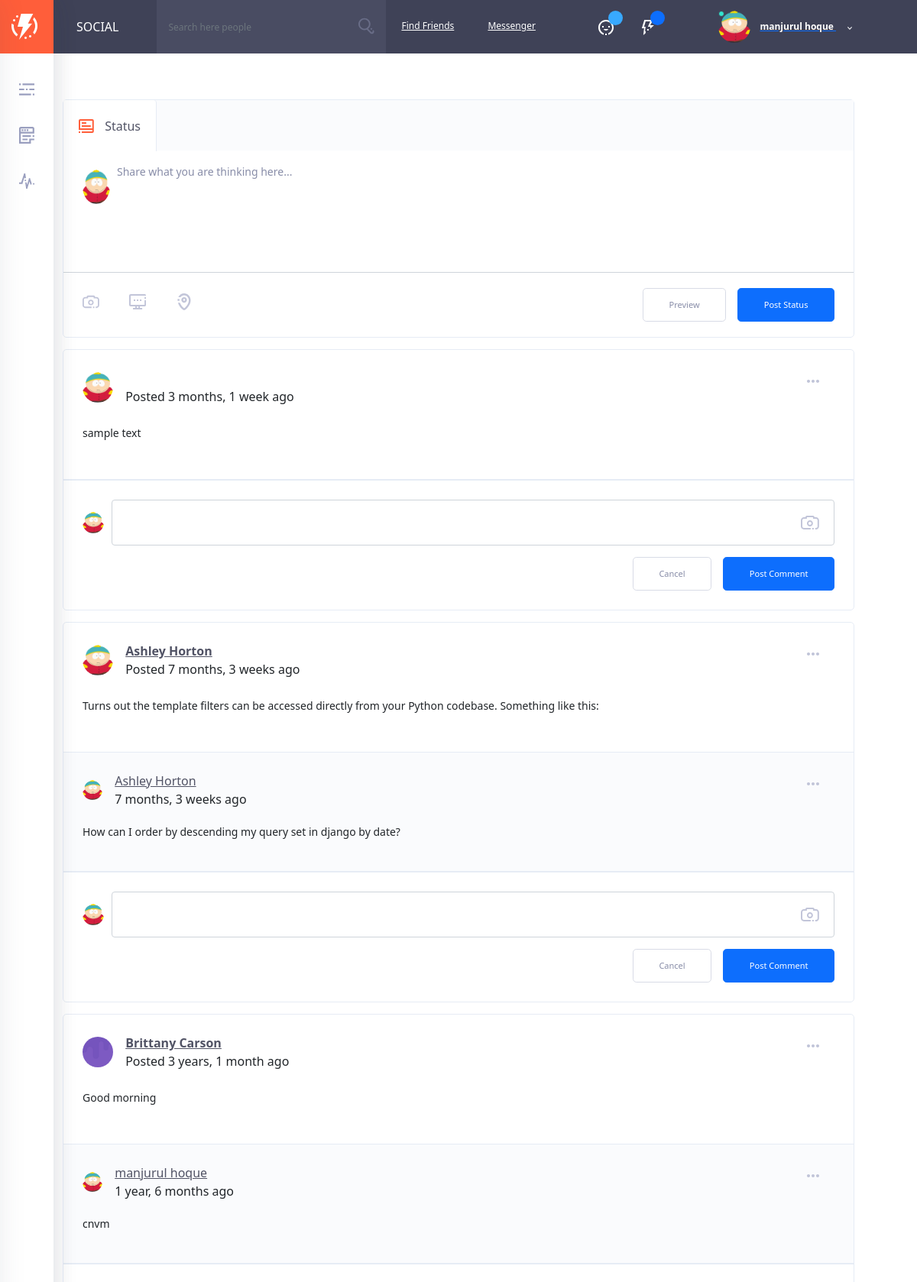
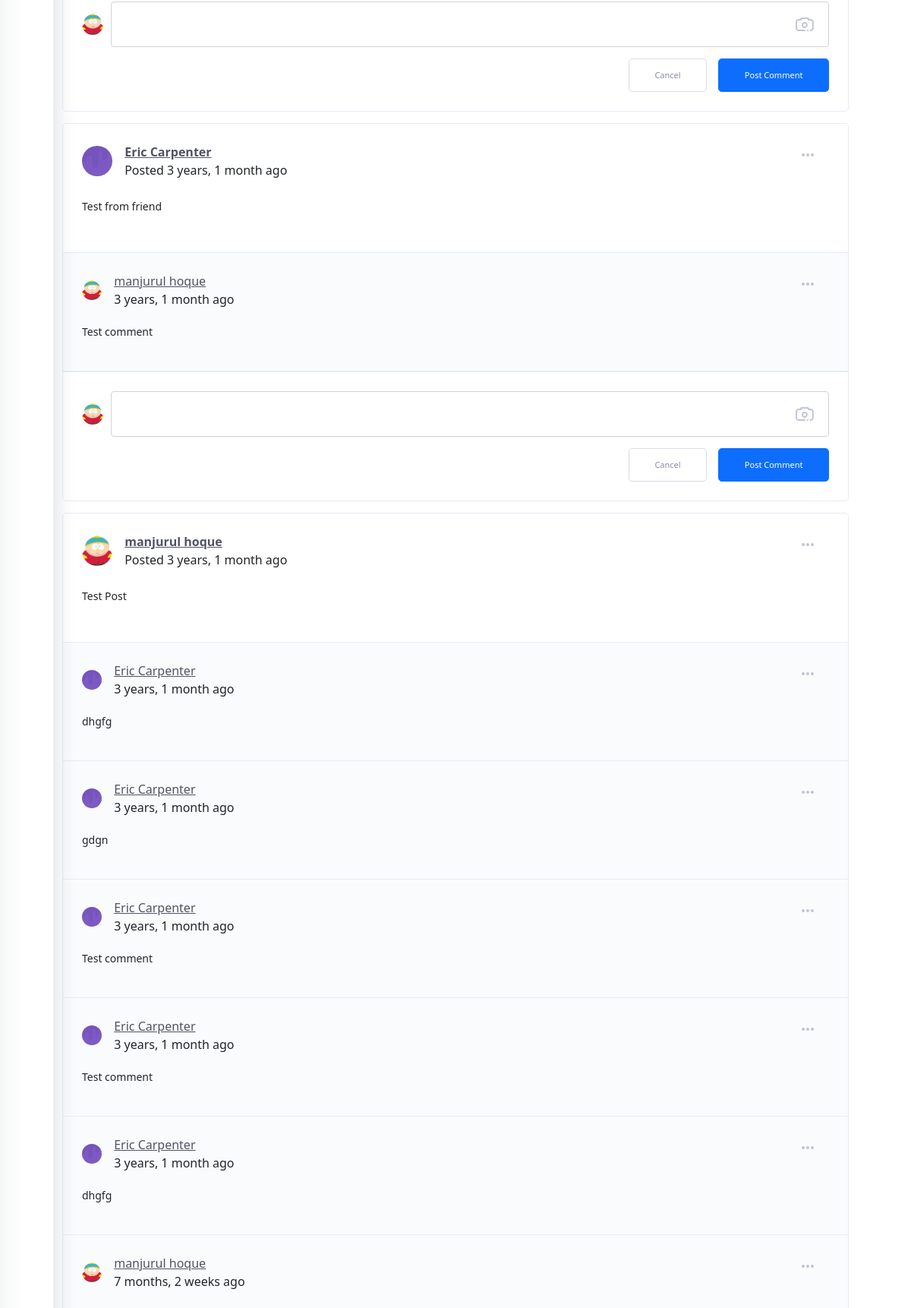
Screenshot of / (signed in, upper part) with the database file from the repository (2 pictures, top to bottom).
### accounts/models.py (models this page shows, shortened)
class User(AbstractUser):
    username = models.CharField(
        'username',
        max_length=50,
        unique=True,
        help_text='Required. 50 characters or fewer. Letters, digits and @/./+/-/_ only.',
        error_messages={
            'unique': "A user with that username already exists.",
        },
    )
    email = models.EmailField(unique=True, blank=False,
                              error_messages={
                                  'unique': "A user with that email already exists.",
                              })
    gender = models.CharField(max_length=20)
    status = models.BooleanField(default=False)
    about = models.TextField(blank=True)
    USERNAME_FIELD = "email"
    REQUIRED_FIELDS = ["username", "gender"]

### userprofile/models.py (models this page shows, shortened)
class Profile(models.Model):
    user = models.OneToOneField(User, on_delete=models.DO_NOTHING, related_name='profile')
    profile_image = models.ImageField(upload_to='avatars', default='avatars/guest.png')
    cover_image = models.ImageField(upload_to='avatars', default='avatars/cover.png')
    phone = models.CharField(max_length=20, blank=True)
    city = models.CharField(max_length=20, blank=True)
    country = models.CharField(max_length=20, blank=True)

### newsfeed/models.py (models this page shows)
class Post(models.Model):
    user = models.ForeignKey(User, on_delete=models.CASCADE, related_name="posts")
    body = models.TextField()
    created_at = models.DateTimeField(default=now)
    def get_date(self):
        return humanize.naturaltime(self.created_at)

class Comment(models.Model):
    post = models.ForeignKey(Post, on_delete=models.CASCADE, related_name="comments")
    user = models.ForeignKey(User, on_delete=models.CASCADE)
    content = models.TextField()
    created_at = models.DateTimeField(default=now)
    def get_date(self):
        return humanize.naturaltime(self.created_at)

### core/views.py (the view)
# urls.py: path('', home, name="home"),
def home(request):
    if not request.user.is_authenticated:
        return redirect(reverse_lazy('accounts:login'))
    friends = Friend.objects.friends(request.user)
    posts = Post.objects.prefetch_related('comments').select_related('user__profile').order_by('-created_at')
    return render(request, 'home.html', {'posts': posts, 'friends': friends})

### templates/home.html (shortened to what this page needs)
{% extends 'base.html' %}
{% load static %}
{% block content %}
    <div class="container">
        <div class="row">
            <main class="col col-xl-12 order-xl-2 col-lg-12 order-lg-1 col-md-12 col-sm-12 col-12">
                <div class="ui-block">
                    <div class="news-feed-form">
                        <ul class="nav nav-tabs" role="tablist">
                            <li class="nav-item">
                                <a class="nav-link active inline-items" data-toggle="tab" href="#home-1" role="tab"
                                   aria-expanded="true">
                                    <svg class="olymp-status-icon">
                                        <use xlink:href="svg-icons/sprites/icons.svg#olymp-status-icon"></use>
                                    </svg>
                                    <span>Status</span>
                                </a>
                            </li>
                        </ul>
                        <div class="tab-content">
                            <div class="tab-pane active" id="home-1" role="tabpanel" aria-expanded="true">
                                <form method="post" action="{% url 'newsfeed:post-create' %}">
                                    <div class="author-thumb">
                                        <img src="{{ user.profile.profile_image.url }}" alt="author" class="author-img" style="height: 45px">
                                    </div>
                                    <div class="form-group with-icon label-floating is-empty">
                                        <label class="control-label" for="body">Share what you are thinking
                                            here...</label>
                                        <textarea class="form-control" placeholder="" name="body" id="body"
                                                  required></textarea>
                                    </div>
                                    <div class="add-options-message">
                                        <a href="#" class="options-message" data-toggle="tooltip" data-placement="top"
                                           data-original-title="ADD PHOTOS">
                                            <svg class="olymp-camera-icon" data-toggle="modal"
                                                 data-target="#update-header-photo">
                                                <use xlink:href="svg-icons/sprites/icons.svg#olymp-camera-icon"></use>
                                            </svg>
                                        </a>
                                        <a href="#" class="options-message" data-toggle="tooltip" data-placement="top"
                                           data-original-title="TAG YOUR FRIENDS">
                                            <svg class="olymp-computer-icon">
                                                <use xlink:href="svg-icons/sprites/icons.svg#olymp-computer-icon"></use>
                                            </svg>
                                        </a>
                                        <a href="#" class="options-message" data-toggle="tooltip" data-placement="top"
                                           data-original-title="ADD LOCATION">
                                            <svg class="olymp-small-pin-icon">
                                                <use xlink:href="svg-icons/sprites/icons.svg#olymp-small-pin-icon"></use>
                                            </svg>
                                        </a>
                                        <button class="btn btn-primary btn-md-2">Post Status</button>
                                        <button class="btn btn-md-2 btn-border-think btn-transparent c-grey">
                                            Preview
                                        </button>
                                    </div>
                                </form>
                            </div>
                        </div>
                    </div>
                </div>
                <div id="newsfeed-items-grid">
                    {% for post in posts %}
                        <div class="ui-block">
                            <article class="hentry post">
                                <div class="post__author author vcard inline-items">
                                    {% if post.user.profile.profile_image.url %}
                                        <img src="{{ post.user.profile.profile_image.url }}" alt="author"
                                             class="author-img">
                                    {% else %}
                                        <img src="{% static 'img/bg-birthdays.jpg' %}" alt="author"
                                             class="author-img">
                                    {% endif %}
                                    <div class="author-date">
                                        <a class="h6 post__author-name fn"
                                           href="{% url 'profile:user-timeline' post.user.username %}">{{ post.user.get_full_name }}</a>
                                        <div class="post__date">
                                            <time class="published" datetime="2004-07-24T18:18">
                                                Posted {{ post.get_date }}
                                            </time>
                                        </div>
                                    </div>
                                    <div class="more">
                                        <svg class="olymp-three-dots-icon">
                                            <use xlink:href="svg-icons/sprites/icons.svg#olymp-three-dots-icon"></use>
                                        </svg>
                                    </div>
                                </div>
                                <p>{{ post.body }}</p>
                            </article>
                            <ul class="comments-list">
                                {% for comment in post.comments.all %}
                                    <li class="comment-item">
                                        <div class="post__author author vcard inline-items">
                                            {% if comment.user.profile.profile_image.url %}
                                                <img src="{{ comment.user.profile.profile_image.url }}" alt="author"
                                                     class="author-img">
                                            {% else %}
                                                <img src="{% static 'img/bg-birthdays.jpg' %}" alt="author"
                                                     class="author-img">
                                            {% endif %}
                                            <div class="author-date">
                                                <a class="h6 post__author-name fn" href="">
                                                    {{ comment.user.get_full_name }}
                                                </a>
                                                <div class="post__date">
                                                    <time class="published" datetime="2004-07-24T18:18">
                                                        {{ comment.get_date }}
                                                    </time>
                                                </div>
                                            </div>
                                            <a href="#" class="more">
                                                <svg class="olymp-three-dots-icon">
                                                    <use xlink:href="svg-icons/sprites/icons.svg#olymp-three-dots-icon"></use>
                                                </svg>
                                            </a>
                                        </div>
                                        <p>{{ comment.content }}</p>
                                    </li>
                                {% endfor %}
                            </ul>
                            <form class="comment-form inline-items" method="post"
                                  action="{% url 'newsfeed:comment-create' post.id %}">
                                <div class="post__author author vcard inline-items">
                                    <img src="{{ user.profile.profile_image.url }}" alt="author">
                                    <div class="form-group with-icon-right ">
                                        <textarea class="form-control" placeholder="" name="content"></textarea>
                                        <div class="add-options-message">
                                            <a href="#" class="options-message" data-toggle="modal"
                                               data-target="#update-header-photo">
                                                <svg class="olymp-camera-icon">
                                                    <use xlink:href="svg-icons/sprites/icons.svg#olymp-camera-icon"></use>
                                                </svg>
                                            </a>
                                        </div>
                                    </div>
                                </div>
                                <button class="btn btn-md-2 btn-primary">Post Comment</button>
                                <button class="btn btn-md-2 btn-border-think c-grey btn-transparent custom-color">
                                    Cancel
                                </button>
                            </form>
                        </div>
                    {% endfor %}
                </div>
            </main>
        </div>
    </div>
{% endblock %}

### templates/includes/header.html (shortened to what this page needs)
{% load static %}
<div class="fixed-sidebar">
    <div class="fixed-sidebar-left sidebar--small" id="sidebar-left">
        <a href="{% url 'core:home' %}" class="logo">
            <div class="img-wrap">
                <img src="{% static 'img/logo.webp' %}" alt="olympus">
            </div>
        </a>
        <div class="mCustomScrollbar" data-mcs-theme="dark">
            <ul class="left-menu">
                <li>
                    <a href="#" class="js-sidebar-open">
                        <svg class="olymp-menu-icon left-menu-icon" data-toggle="tooltip" data-placement="right"
                             data-original-title="OPEN MENU">
                            <use xlink:href="#olymp-menu-icon"></use>
                        </svg>
                    </a>
                </li>
                <li>
                    <a href="{% url 'core:home' %}">
                        <svg class="olymp-newsfeed-icon left-menu-icon" data-toggle="tooltip" data-placement="right"
                             data-original-title="NEWSFEED">
                            <use xlink:href="#olymp-newsfeed-icon"></use>
                        </svg>
                    </a>
                </li>
                <li>
                    <a href="{% url 'profile:edit-profile' %}">
                        <svg class="olymp-stats-icon left-menu-icon" data-toggle="tooltip" data-placement="right"
                             data-original-title="My profile">
                            <use xlink:href="#olymp-stats-icon"></use>
                        </svg>
                    </a>
                </li>
            </ul>
        </div>
    </div>
</div>
<header class="header" id="site-header">
    <div class="page-title" style="cursor: pointer;" data-link="{% url 'core:home' %}"
         onclick="window.location.href=$(this).data('link');">
        <h6>Social</h6>
    </div>
    <div class="header-content-wrapper">
        <form class="search-bar w-search notification-list friend-requests">
            <div class="form-group with-button">
                <input class="form-control js-user-searchh" placeholder="Search here people" type="text">
                <button>
                    <svg class="olymp-magnifying-glass-icon">
                        <use xlink:href="#olymp-magnifying-glass-icon"></use>
                    </svg>
                </button>
            </div>
        </form>
        <a href="{% url 'friends:find-friends' %}" class="link-find-friend">Find Friends</a>
        <a href="{% url 'communications:all-messages' %}" class="link-find-friend">Messenger</a>
        <div class="control-block">
            <div class="control-icon more has-items">
                <svg class="olymp-happy-face-icon">
                    <use xlink:href="#olymp-happy-face-icon"></use>
                </svg>
                <div class="label-avatar bg-blue" id="total-friend-requests"></div>
            </div>
            <div class="control-icon more has-items">
                <svg class="olymp-thunder-icon">
                    <use xlink:href="#olymp-thunder-icon"></use>
                </svg>
                <div class="label-avatar bg-primary" id="notification-count"></div>
            </div>
            <div class="author-page author vcard inline-items more">
                <div class="author-thumb">
                    <img alt="author" src="{{ user.profile.profile_image.url }}" style="width: 42px; height: 42px"
                         class="avatar">
                    <span class="icon-status online"></span>
                </div>
                <a href="#" class="author-name fn">
                    <div class="author-title">
                        {{ user.get_full_name }}
                        <svg class="olymp-dropdown-arrow-icon">
                            <use xlink:href="#olymp-dropdown-arrow-icon"></use>
                        </svg>
                    </div>
                </a>
            </div>
        </div>
    </div>
</header>
<div class="header-spacer"></div>

### rows the page displays
User: profile.profile_image (picture), get_full_name "manjurul hoque"
Post: user.profile.profile_image (picture), get_date "3 months, 1 week ago", body "sample text", profile.profile_image (picture)
Post: user.profile.profile_image (picture), user.get_full_name "Ashley Horton", get_date "7 months, 3 weeks ago", body "Turns out the template filters can be accessed directly from your Python codebase. Something like this:", profile.profile_image (picture)
Comment: user.profile.profile_image (picture), user.get_full_name "Ashley Horton", get_date "7 months, 3 weeks ago", content "How can I order by descending my query set in django by date?"
Post: user.get_full_name "Brittany Carson", get_date "3 years, 1 month ago", body "Good morning", profile.profile_image (picture)
Comment: user.profile.profile_image (picture), user.get_full_name "manjurul hoque", get_date "1 year, 6 months ago", content "cnvm"
Post: user.get_full_name "Eric Carpenter", get_date "3 years, 1 month ago", body "Test from friend", profile.profile_image (picture)
Comment: user.profile.profile_image (picture), user.get_full_name "manjurul hoque", get_date "3 years, 1 month ago", content "Test comment"
Post: user.profile.profile_image (picture), user.get_full_name "manjurul hoque", get_date "3 years, 1 month ago", body "Test Post"
Comment: user.get_full_name "Eric Carpenter", get_date "3 years, 1 month ago", content "dhgfg"
Comment: user.get_full_name "Eric Carpenter", get_date "3 years, 1 month ago", content "gdgn"
Comment: user.get_full_name "Eric Carpenter", get_date "3 years, 1 month ago", content "Test comment"
Comment: user.get_full_name "Eric Carpenter", get_date "3 years, 1 month ago", content "Test comment"
Comment: user.get_full_name "Eric Carpenter", get_date "3 years, 1 month ago", content "dhgfg"
Comment: user.profile.profile_image (picture), user.get_full_name "manjurul hoque", get_date "7 months, 2 weeks ago"
